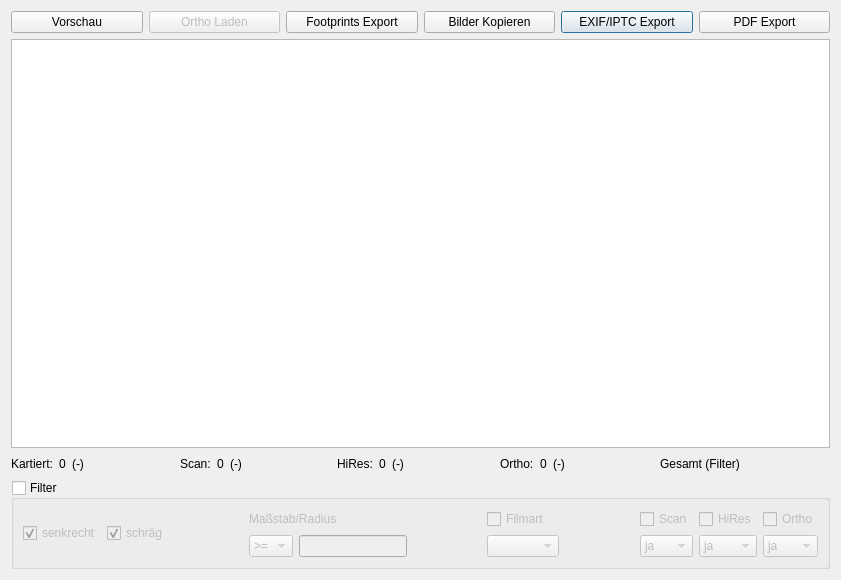
<?xml version="1.0" encoding="UTF-8"?>
<ui version="4.0">
 <class>apisImageSelectionListDialog</class>
 <widget class="QDialog" name="apisImageSelectionListDialog">
  <property name="windowModality">
   <enum>Qt::ApplicationModal</enum>
  </property>
  <property name="geometry">
   <rect>
    <x>0</x>
    <y>0</y>
    <width>841</width>
    <height>580</height>
   </rect>
  </property>
  <property name="windowTitle">
   <string>APIS Bild Auswahl</string>
  </property>
  <layout class="QVBoxLayout" name="verticalLayout_2">
   <item>
    <layout class="QHBoxLayout" name="horizontalLayout">
     <item>
      <widget class="QPushButton" name="uiImageThumbsBtn">
       <property name="enabled">
        <bool>true</bool>
       </property>
       <property name="text">
        <string>Vorschau</string>
       </property>
       <property name="icon">
        <iconset resource="resource.qrc">
         <normaloff>:/plugins/APIS/icons/images.png</normaloff>:/plugins/APIS/icons/images.png</iconset>
       </property>
       <property name="iconSize">
        <size>
         <width>24</width>
         <height>24</height>
        </size>
       </property>
       <property name="autoDefault">
        <bool>false</bool>
       </property>
      </widget>
     </item>
     <item>
      <widget class="QPushButton" name="uiLoadOrthoBtn">
       <property name="enabled">
        <bool>false</bool>
       </property>
       <property name="text">
        <string>Ortho Laden</string>
       </property>
       <property name="icon">
        <iconset resource="resource.qrc">
         <normaloff>:/plugins/APIS/icons/images.png</normaloff>:/plugins/APIS/icons/images.png</iconset>
       </property>
       <property name="iconSize">
        <size>
         <width>24</width>
         <height>24</height>
        </size>
       </property>
       <property name="autoDefault">
        <bool>false</bool>
       </property>
      </widget>
     </item>
     <item>
      <widget class="QPushButton" name="uiExportFootprintsBtn">
       <property name="enabled">
        <bool>true</bool>
       </property>
       <property name="text">
        <string>Footprints Export</string>
       </property>
       <property name="icon">
        <iconset resource="resource.qrc">
         <normaloff>:/plugins/APIS/icons/extractgps.png</normaloff>:/plugins/APIS/icons/extractgps.png</iconset>
       </property>
       <property name="iconSize">
        <size>
         <width>24</width>
         <height>24</height>
        </size>
       </property>
       <property name="autoDefault">
        <bool>false</bool>
       </property>
      </widget>
     </item>
     <item>
      <widget class="QPushButton" name="uiCopyImagesBtn">
       <property name="enabled">
        <bool>true</bool>
       </property>
       <property name="text">
        <string>Bilder Kopieren</string>
       </property>
       <property name="icon">
        <iconset resource="resource.qrc">
         <normaloff>:/plugins/APIS/icons/extractgps.png</normaloff>:/plugins/APIS/icons/extractgps.png</iconset>
       </property>
       <property name="iconSize">
        <size>
         <width>24</width>
         <height>24</height>
        </size>
       </property>
       <property name="autoDefault">
        <bool>false</bool>
       </property>
      </widget>
     </item>
     <item>
      <widget class="QPushButton" name="pushButton">
       <property name="text">
        <string>EXIF/IPTC Export</string>
       </property>
       <property name="icon">
        <iconset resource="resource.qrc">
         <normaloff>:/plugins/APIS/icons/extractgps.png</normaloff>:/plugins/APIS/icons/extractgps.png</iconset>
       </property>
       <property name="iconSize">
        <size>
         <width>24</width>
         <height>24</height>
        </size>
       </property>
      </widget>
     </item>
     <item>
      <widget class="QPushButton" name="uiExportListAsPdfBtn">
       <property name="text">
        <string>PDF Export</string>
       </property>
       <property name="icon">
        <iconset resource="resource.qrc">
         <normaloff>:/plugins/APIS/icons/print.png</normaloff>:/plugins/APIS/icons/print.png</iconset>
       </property>
       <property name="iconSize">
        <size>
         <width>24</width>
         <height>24</height>
        </size>
       </property>
       <property name="autoDefault">
        <bool>false</bool>
       </property>
      </widget>
     </item>
    </layout>
   </item>
   <item>
    <widget class="QTableView" name="uiImageListTableV"/>
   </item>
   <item>
    <layout class="QHBoxLayout" name="horizontalLayout_2">
     <item>
      <widget class="QLabel" name="label">
       <property name="text">
        <string>Kartiert:</string>
       </property>
       <property name="alignment">
        <set>Qt::AlignCenter</set>
       </property>
      </widget>
     </item>
     <item>
      <widget class="QLabel" name="uiImageCountLbl">
       <property name="text">
        <string>0</string>
       </property>
       <property name="alignment">
        <set>Qt::AlignCenter</set>
       </property>
      </widget>
     </item>
     <item>
      <widget class="QLabel" name="uiImageFilterCountLbl">
       <property name="text">
        <string>(-)</string>
       </property>
       <property name="alignment">
        <set>Qt::AlignCenter</set>
       </property>
      </widget>
     </item>
     <item>
      <spacer name="horizontalSpacer_4">
       <property name="orientation">
        <enum>Qt::Horizontal</enum>
       </property>
       <property name="sizeHint" stdset="0">
        <size>
         <width>40</width>
         <height>20</height>
        </size>
       </property>
      </spacer>
     </item>
     <item>
      <widget class="QLabel" name="label_2">
       <property name="text">
        <string>Scan:</string>
       </property>
      </widget>
     </item>
     <item>
      <widget class="QLabel" name="uiScanCountLbl">
       <property name="lineWidth">
        <number>1</number>
       </property>
       <property name="text">
        <string>0</string>
       </property>
       <property name="alignment">
        <set>Qt::AlignCenter</set>
       </property>
      </widget>
     </item>
     <item>
      <widget class="QLabel" name="uiScanFilterCountLbl">
       <property name="text">
        <string>(-)</string>
       </property>
       <property name="alignment">
        <set>Qt::AlignCenter</set>
       </property>
      </widget>
     </item>
     <item>
      <spacer name="horizontalSpacer_5">
       <property name="orientation">
        <enum>Qt::Horizontal</enum>
       </property>
       <property name="sizeHint" stdset="0">
        <size>
         <width>40</width>
         <height>20</height>
        </size>
       </property>
      </spacer>
     </item>
     <item>
      <widget class="QLabel" name="label_3">
       <property name="text">
        <string>HiRes:</string>
       </property>
      </widget>
     </item>
     <item>
      <widget class="QLabel" name="uiHiResCountLbl">
       <property name="text">
        <string>0</string>
       </property>
       <property name="alignment">
        <set>Qt::AlignCenter</set>
       </property>
      </widget>
     </item>
     <item>
      <widget class="QLabel" name="uiHiResFilterCountLbl">
       <property name="text">
        <string>(-)</string>
       </property>
       <property name="alignment">
        <set>Qt::AlignCenter</set>
       </property>
      </widget>
     </item>
     <item>
      <spacer name="horizontalSpacer_6">
       <property name="orientation">
        <enum>Qt::Horizontal</enum>
       </property>
       <property name="sizeHint" stdset="0">
        <size>
         <width>40</width>
         <height>20</height>
        </size>
       </property>
      </spacer>
     </item>
     <item>
      <widget class="QLabel" name="label_4">
       <property name="text">
        <string>Ortho:</string>
       </property>
      </widget>
     </item>
     <item>
      <widget class="QLabel" name="uiOrthoCountLbl">
       <property name="text">
        <string>0</string>
       </property>
       <property name="alignment">
        <set>Qt::AlignCenter</set>
       </property>
      </widget>
     </item>
     <item>
      <widget class="QLabel" name="uiOrthoFilterCountLbl">
       <property name="text">
        <string>(-)</string>
       </property>
       <property name="alignment">
        <set>Qt::AlignCenter</set>
       </property>
      </widget>
     </item>
     <item>
      <spacer name="horizontalSpacer_3">
       <property name="orientation">
        <enum>Qt::Horizontal</enum>
       </property>
       <property name="sizeHint" stdset="0">
        <size>
         <width>40</width>
         <height>20</height>
        </size>
       </property>
      </spacer>
     </item>
     <item>
      <widget class="QLabel" name="uiImageCountLabelLbl">
       <property name="text">
        <string>Gesamt (Filter)</string>
       </property>
      </widget>
     </item>
     <item>
      <spacer name="horizontalSpacer_8">
       <property name="orientation">
        <enum>Qt::Horizontal</enum>
       </property>
       <property name="sizeHint" stdset="0">
        <size>
         <width>40</width>
         <height>20</height>
        </size>
       </property>
      </spacer>
     </item>
    </layout>
   </item>
   <item>
    <widget class="QGroupBox" name="uiFilterGrp">
     <property name="title">
      <string>Filter</string>
     </property>
     <property name="checkable">
      <bool>true</bool>
     </property>
     <property name="checked">
      <bool>false</bool>
     </property>
     <layout class="QVBoxLayout" name="verticalLayout">
      <item>
       <layout class="QGridLayout" name="gridLayout">
        <item row="1" column="3">
         <widget class="QComboBox" name="uiFilterScaleOperatorCombo">
          <item>
           <property name="text">
            <string>&gt;=</string>
           </property>
          </item>
          <item>
           <property name="text">
            <string>=</string>
           </property>
          </item>
          <item>
           <property name="text">
            <string>&lt;=</string>
           </property>
          </item>
         </widget>
        </item>
        <item row="0" column="3" colspan="2">
         <widget class="QLabel" name="uiFilterScaleLbl">
          <property name="text">
           <string>Maßstab/Radius</string>
          </property>
         </widget>
        </item>
        <item row="1" column="6">
         <widget class="QComboBox" name="uiFilterFilmKindCombo"/>
        </item>
        <item row="0" column="1" rowspan="2">
         <widget class="QCheckBox" name="uiFilterObliqueChk">
          <property name="text">
           <string>schräg</string>
          </property>
          <property name="checked">
           <bool>true</bool>
          </property>
         </widget>
        </item>
        <item row="0" column="0" rowspan="2">
         <widget class="QCheckBox" name="uiFilterVerticalChk">
          <property name="text">
           <string>senkrecht</string>
          </property>
          <property name="checked">
           <bool>true</bool>
          </property>
         </widget>
        </item>
        <item row="0" column="2" rowspan="2">
         <spacer name="horizontalSpacer">
          <property name="orientation">
           <enum>Qt::Horizontal</enum>
          </property>
          <property name="sizeHint" stdset="0">
           <size>
            <width>40</width>
            <height>20</height>
           </size>
          </property>
         </spacer>
        </item>
        <item row="0" column="5" rowspan="2">
         <spacer name="horizontalSpacer_2">
          <property name="orientation">
           <enum>Qt::Horizontal</enum>
          </property>
          <property name="sizeHint" stdset="0">
           <size>
            <width>40</width>
            <height>20</height>
           </size>
          </property>
         </spacer>
        </item>
        <item row="1" column="4">
         <widget class="QLineEdit" name="uiFilterScaleEdit"/>
        </item>
        <item row="1" column="8">
         <widget class="QComboBox" name="uiFilterScanCombo">
          <item>
           <property name="text">
            <string>ja</string>
           </property>
          </item>
          <item>
           <property name="text">
            <string>nein</string>
           </property>
          </item>
         </widget>
        </item>
        <item row="1" column="10">
         <widget class="QComboBox" name="uiFilterOrthoCombo">
          <item>
           <property name="text">
            <string>ja</string>
           </property>
          </item>
          <item>
           <property name="text">
            <string>nein</string>
           </property>
          </item>
         </widget>
        </item>
        <item row="0" column="8">
         <widget class="QCheckBox" name="uiFilterScanChk">
          <property name="text">
           <string>Scan</string>
          </property>
          <property name="tristate">
           <bool>false</bool>
          </property>
         </widget>
        </item>
        <item row="0" column="9">
         <widget class="QCheckBox" name="uiFilterHiResChk">
          <property name="text">
           <string>HiRes</string>
          </property>
          <property name="tristate">
           <bool>false</bool>
          </property>
         </widget>
        </item>
        <item row="1" column="9">
         <widget class="QComboBox" name="uiFilterHiResCombo">
          <item>
           <property name="text">
            <string>ja</string>
           </property>
          </item>
          <item>
           <property name="text">
            <string>nein</string>
           </property>
          </item>
         </widget>
        </item>
        <item row="0" column="6">
         <widget class="QCheckBox" name="uiFilterFilmKindChk">
          <property name="text">
           <string>Filmart</string>
          </property>
         </widget>
        </item>
        <item row="0" column="10">
         <widget class="QCheckBox" name="uiFilterOrthoChk">
          <property name="text">
           <string>Ortho</string>
          </property>
          <property name="tristate">
           <bool>false</bool>
          </property>
         </widget>
        </item>
        <item row="0" column="7" rowspan="2">
         <spacer name="horizontalSpacer_7">
          <property name="orientation">
           <enum>Qt::Horizontal</enum>
          </property>
          <property name="sizeHint" stdset="0">
           <size>
            <width>40</width>
            <height>20</height>
           </size>
          </property>
         </spacer>
        </item>
       </layout>
      </item>
     </layout>
    </widget>
   </item>
  </layout>
 </widget>
 <resources>
  <include location="resource.qrc"/>
 </resources>
 <connections/>
</ui>
